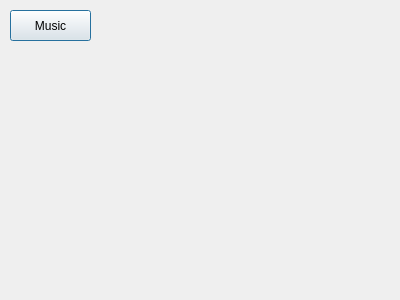
<?xml version="1.0" encoding="UTF-8"?>
<ui version="4.0">
 <class>MusicDialog</class>
 <widget class="QDialog" name="MusicDialog">
  <property name="geometry">
   <rect>
    <x>0</x>
    <y>0</y>
    <width>400</width>
    <height>300</height>
   </rect>
  </property>
  <property name="windowTitle">
   <string>Dialog</string>
  </property>
  <widget class="QPushButton" name="pushButton">
   <property name="geometry">
    <rect>
     <x>10</x>
     <y>10</y>
     <width>81</width>
     <height>31</height>
    </rect>
   </property>
   <property name="text">
    <string>Music</string>
   </property>
  </widget>
 </widget>
 <resources/>
 <connections/>
</ui>
